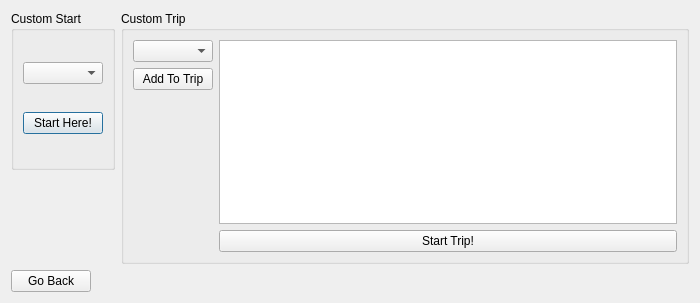
<?xml version="1.0" encoding="UTF-8"?>
<ui version="4.0">
 <class>Custom_Trip</class>
 <widget class="QDialog" name="Custom_Trip">
  <property name="geometry">
   <rect>
    <x>0</x>
    <y>0</y>
    <width>700</width>
    <height>303</height>
   </rect>
  </property>
  <property name="minimumSize">
   <size>
    <width>700</width>
    <height>303</height>
   </size>
  </property>
  <property name="maximumSize">
   <size>
    <width>700</width>
    <height>400</height>
   </size>
  </property>
  <property name="windowTitle">
   <string>Dialog</string>
  </property>
  <layout class="QFormLayout" name="formLayout_2">
   <item row="0" column="0">
    <widget class="QGroupBox" name="groupBox">
     <property name="title">
      <string>Custom Start</string>
     </property>
     <layout class="QHBoxLayout" name="horizontalLayout">
      <item>
       <layout class="QVBoxLayout" name="verticalLayout">
        <item>
         <widget class="QComboBox" name="cStart_Combo"/>
        </item>
        <item>
         <widget class="QPushButton" name="cStart_Button">
          <property name="text">
           <string>Start Here!</string>
          </property>
         </widget>
        </item>
       </layout>
      </item>
     </layout>
    </widget>
   </item>
   <item row="0" column="1">
    <widget class="QGroupBox" name="groupBox_2">
     <property name="title">
      <string>Custom Trip</string>
     </property>
     <layout class="QFormLayout" name="formLayout">
      <item row="0" column="0">
       <layout class="QVBoxLayout" name="verticalLayout_2">
        <item>
         <widget class="QComboBox" name="cTrip_Box"/>
        </item>
        <item>
         <widget class="QPushButton" name="Add_cTrip_Button">
          <property name="text">
           <string>Add To Trip</string>
          </property>
         </widget>
        </item>
       </layout>
      </item>
      <item row="0" column="1">
       <widget class="QTableView" name="cTrip_Table"/>
      </item>
      <item row="1" column="1">
       <widget class="QPushButton" name="cTrip_Start_Button">
        <property name="text">
         <string>Start Trip!</string>
        </property>
       </widget>
      </item>
     </layout>
    </widget>
   </item>
   <item row="1" column="0">
    <widget class="QPushButton" name="Back_Button">
     <property name="text">
      <string>Go Back</string>
     </property>
    </widget>
   </item>
  </layout>
 </widget>
 <resources/>
 <connections/>
</ui>
